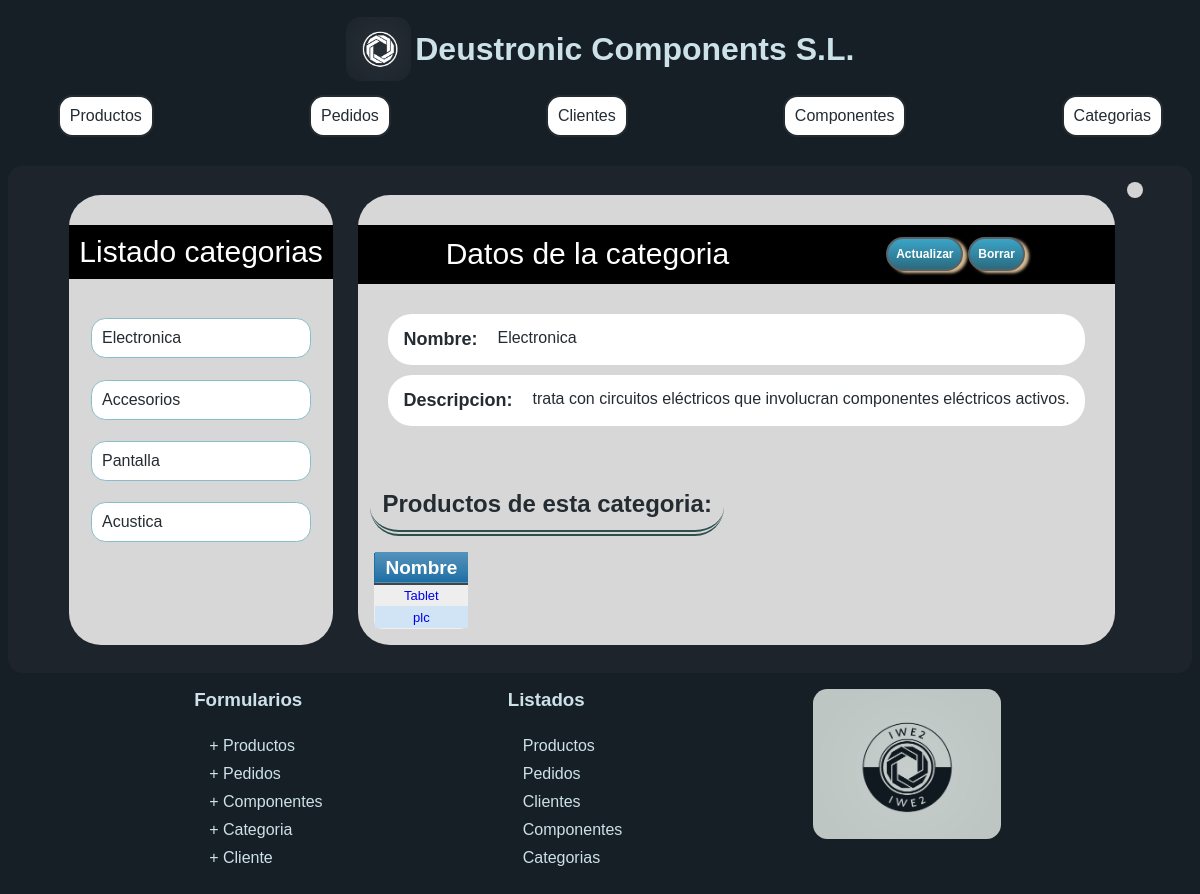
Page /appProyecto/categoria/2 on the earlier database version.
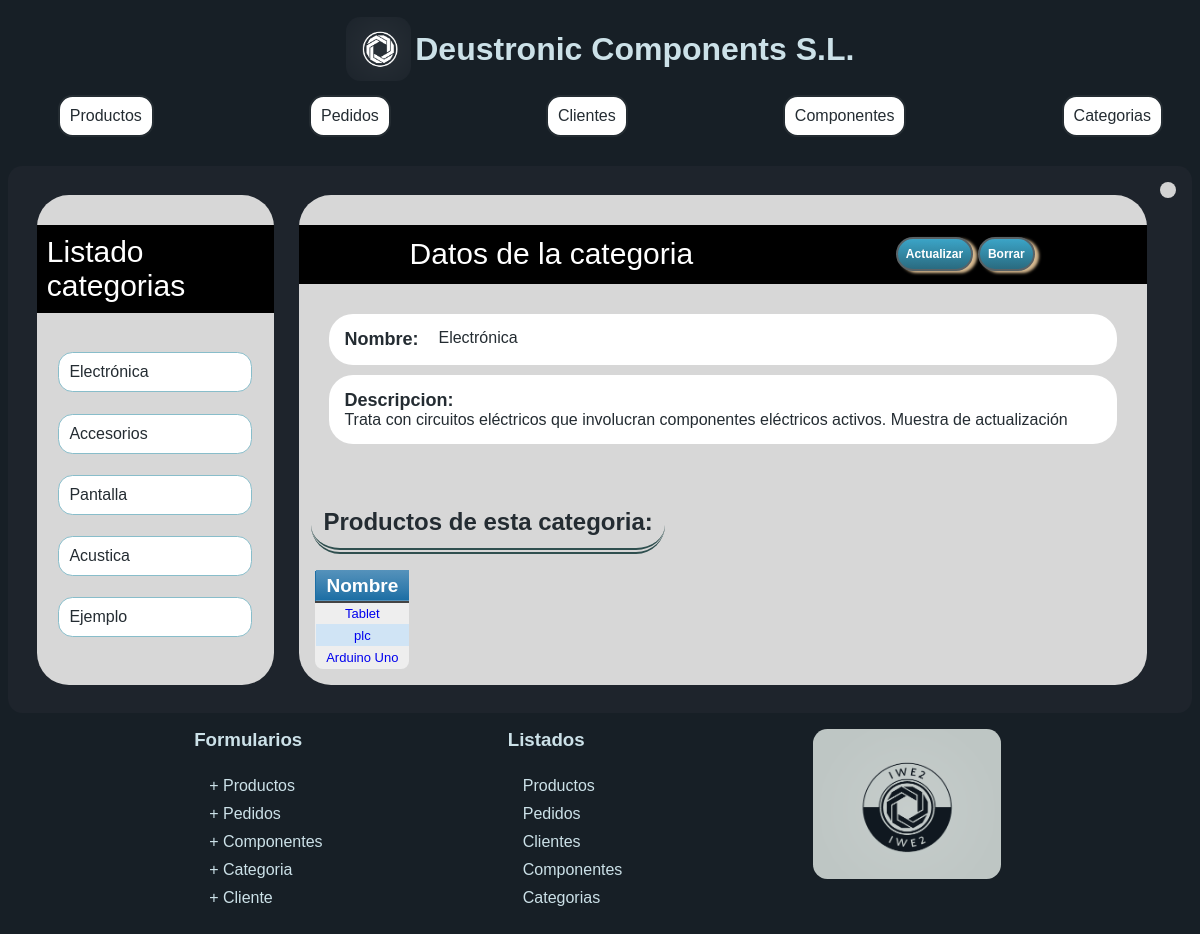
Same page on the later database version.
### appProyecto/models.py (models this page shows, shortened)
class Categoria(models.Model):
    descripcion = models.CharField(max_length=1000)
    nombre = models.CharField(max_length=100, unique=True)

class Producto(models.Model):
    precio = models.FloatField(
        default=0,
        validators=[
            MinValueValidator(0)
        ]
     )
    nombre = models.CharField(max_length=200)
    descripcion = models.CharField(max_length=1000)
    categoria = models.ForeignKey(Categoria, on_delete=models.CASCADE)
    componente = models.ManyToManyField(Componente, through="Elemento")

### appProyecto/views.py (the view)
class CategoriaDetailView(DetailView):
    model = Categoria
    def get_context_data(self, **kwargs):
        context = super().get_context_data(**kwargs)
        context['productos'] = self.object.producto_set.all()
        context['listaTodos'] = Categoria.objects.all()
        return context

### appProyecto/templates/appProyecto/categoria_detail.html (shortened to what this page needs)
{% extends "detalle.html" %}
{% block elemListado %} categorias {%endblock%}
{% block urlElemento %}
<a href="{% url 'detalle categoria' p.pk %}">
  <li>{{p.nombre }}</li>
</a>
{% endblock %} {% block detalle %} {% if categoria %}
<div class="tituloProducto">
  Datos de la categoria
  <div class="barraBtn">
    <a href="/appProyecto/categoria/{{categoria.id}}/update/" class="button">
      Actualizar</a>
    <a href="/appProyecto/categoria/{{categoria.id}}/delete/" class="button">
      Borrar</a>
  </div>
</div>
<div class="datosProducto">
  <div class="propiedadProducto">
    <div class="tituloPropiedad">Nombre:</div>
    {{ categoria.nombre}}
  </div>
  <div class="propiedadProducto">
    <div class="tituloPropiedad">Descripcion:</div>
    {{ categoria.descripcion}}
  </div>
</div>
<div class="contenedorComponentes">
  <div class="elementoCompoenente">
    <h2>Productos de esta categoria:</h2>
  <table class="blueTable">
      <thead>
        <tr>
          <th>Nombre</th>
        </tr>
      </thead>
      <tbody>
        {% for producto in productos %}
        <tr>
          <td>
            <a href="{% url 'detalle producto' producto.pk %}">
              {{ producto.nombre }}
            </a>
          </td>
        </tr>
        {% endfor %}
      </tbody>
    </table>
  </div>
</div>
{% else %}
<p>No existe esta categoria.</p>
{% endif %} {% endblock %}

Differences in the rows shown:
changed Categoria: nombre "Electronica" → "Electrónica"; descripcion "trata con circuitos eléctricos que involucran componentes eléctricos activos." → "Trata con circuitos eléctricos que involucran componentes eléctricos activos. Muestra de actualización"
added Categoria: nombre "Ejemplo"
added Producto: nombre "Arduino Uno"
